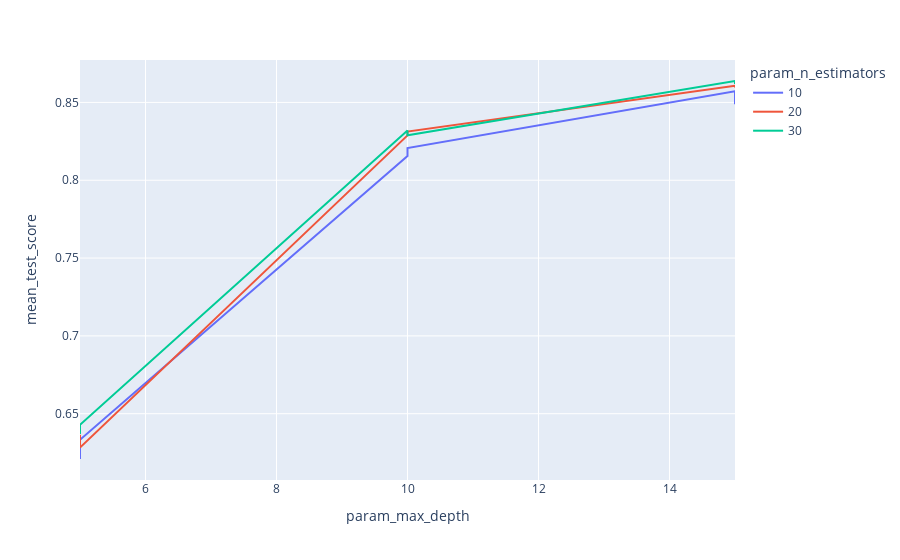

The cell this chart's notebook holds for it:
### Code cell
fig = px.line(data_frame = cv_results, x = 'param_max_depth', y = 'mean_test_score', color = 'param_n_estimators')
fig.show()

### Figure 1 — Plotly figure (JSON) as saved in the notebook; plotly's stock layout.template omitted (floating-point values rounded to 4 significant figures)
{"data": [{"hovertemplate": "param_n_estimators=10<br>param_max_depth=%{x}<br>mean_test_score=%{y}<extra></extra>", "legendgroup": "10", "line": {"color": "#636efa", "dash": "solid"}, "mode": "lines", "name": "10", "orientation": "v", "showlegend": true, "type": "scatter", "x": [5, 5, 10, 10, 15, 15], "xaxis": "x", "y": [0.6209, 0.6332, 0.8156, 0.8207, 0.8572, 0.8489], "yaxis": "y"}, {"hovertemplate": "param_n_estimators=20<br>param_max_depth=%{x}<br>mean_test_score=%{y}<extra></extra>", "legendgroup": "20", "line": {"color": "#EF553B", "dash": "solid"}, "mode": "lines", "name": "20", "orientation": "v", "showlegend": true, "type": "scatter", "x": [5, 5, 10, 10, 15, 15], "xaxis": "x", "y": [0.6365, 0.6282, 0.8288, 0.8313, 0.8607, 0.8595], "yaxis": "y"}, {"hovertemplate": "param_n_estimators=30<br>param_max_depth=%{x}<br>mean_test_score=%{y}<extra></extra>", "legendgroup": "30", "line": {"color": "#00cc96", "dash": "solid"}, "mode": "lines", "name": "30", "orientation": "v", "showlegend": true, "type": "scatter", "x": [5, 5, 10, 10, 15, 15], "xaxis": "x", "y": [0.637, 0.6429, 0.832, 0.8289, 0.8638, 0.8619], "yaxis": "y"}], "layout": {"legend": {"title": {"text": "param_n_estimators"}, "tracegroupgap": 0}, "margin": {"t": 60}, "xaxis": {"anchor": "y", "domain": [0, 1], "title": {"text": "param_max_depth"}}, "yaxis": {"anchor": "x", "domain": [0, 1], "title": {"text": "mean_test_score"}}}}
